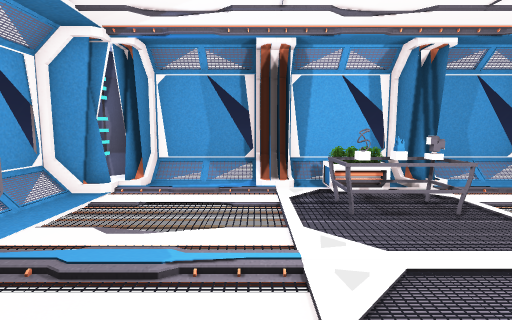
View 1 (above)

22 first-person views from a walk through a Unity game level. The camera is 1.5 m above the floor, tilts 6° down and sees 85° across. The floor is counted in squares, 1 m on a side. Each view is taken from the middle of a square. On the plan, view 1 faces up. The plan holds only what a view shows up to about 14 squares ahead; the rest is blank. The player is left out. Some surface patterns are stand-ins.

View 2
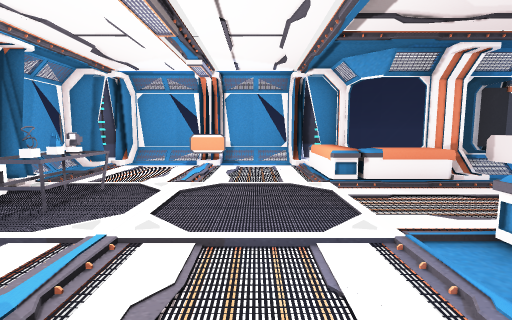

View 3
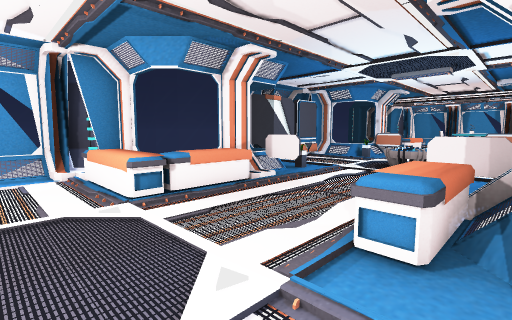

View 4
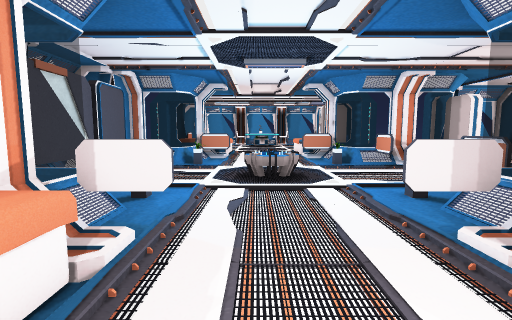

View 5
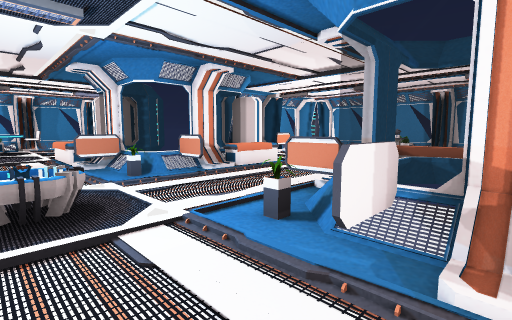

View 6
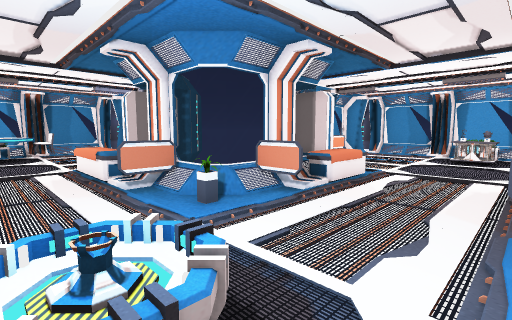

View 7
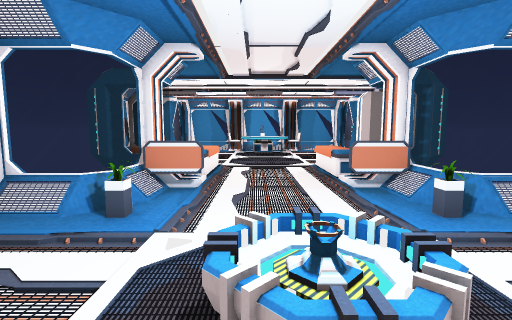

View 8
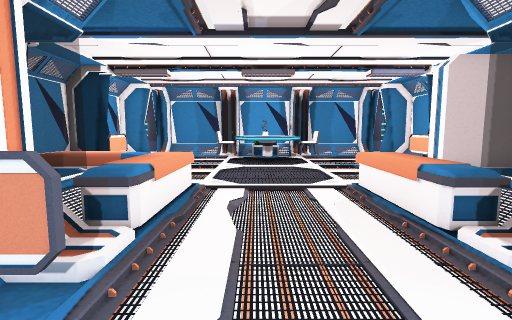

View 9
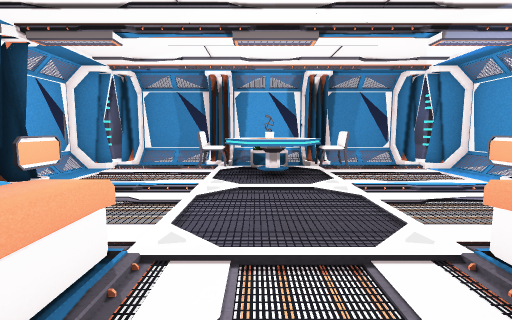

View 10
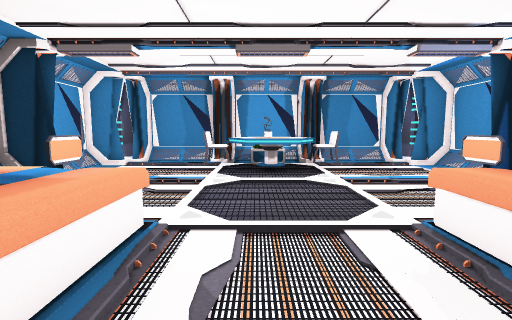

View 11
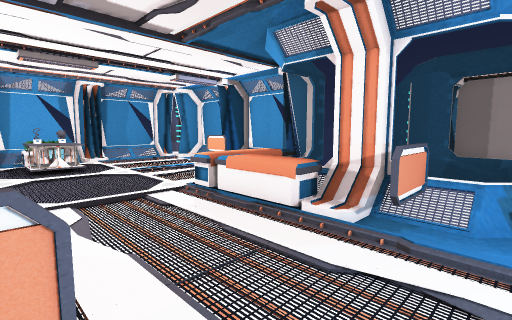

View 12
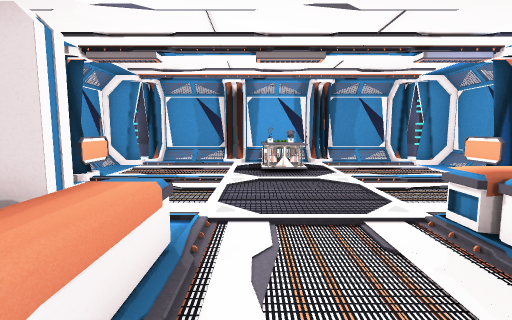

View 13
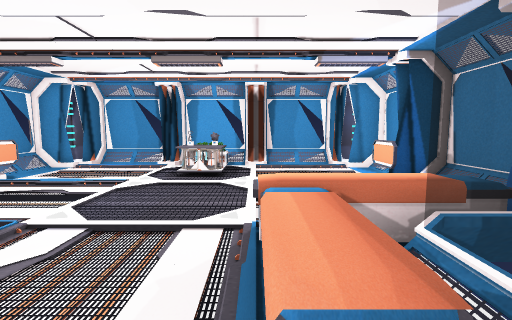

View 14
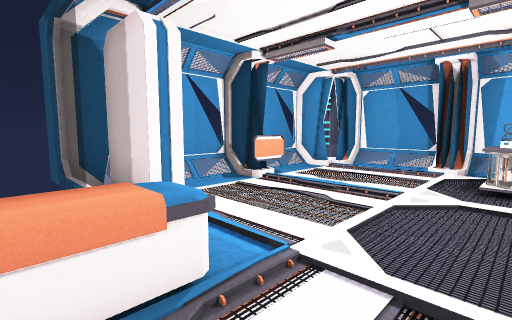

View 15
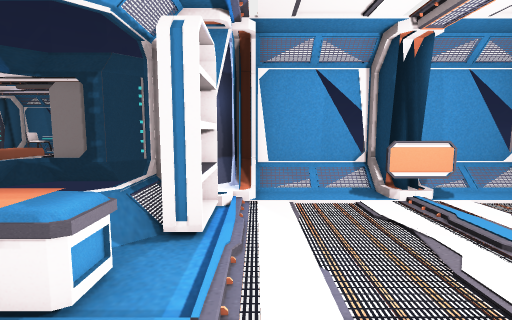

View 16
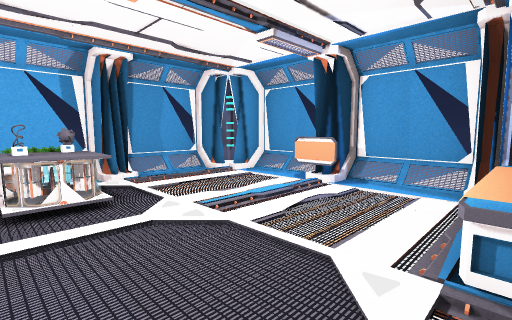

View 17
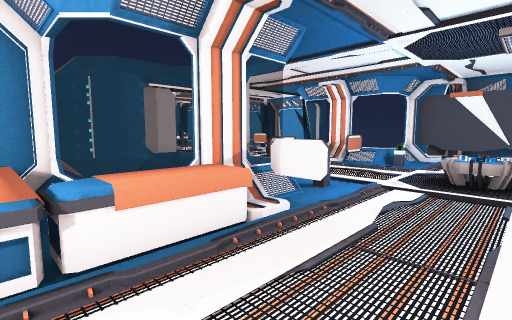

View 18
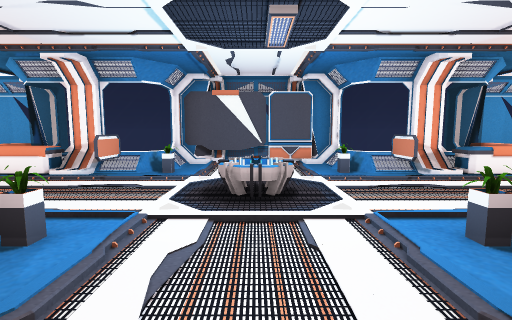

View 19
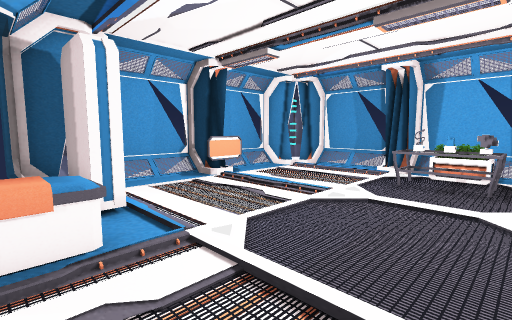

View 20
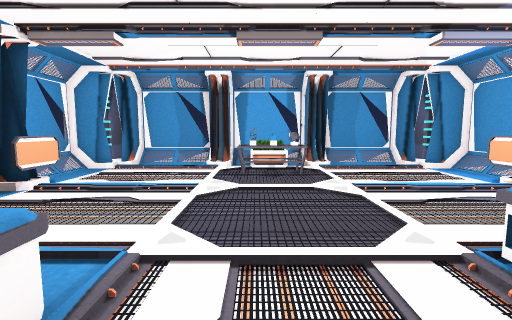

View 21
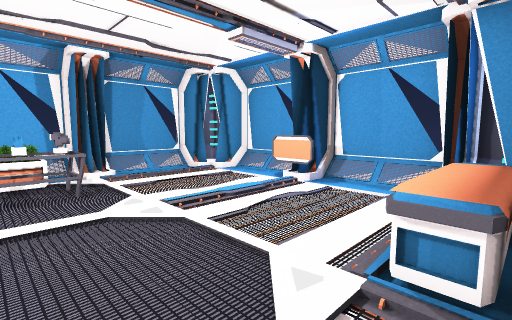

View 22
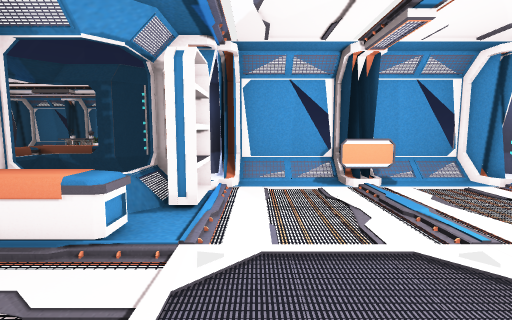

### Floor plan
Key: @ floor where view 1 was taken; # wall or solid block; . floor; / step, stairs or slope; = window, fence, low wall or low ledge; T table; B bed; P plant; R projector; S sign; H shelf; C chair; O other object.
Columns run from 17 left of view 1 to 10 right of it. Each row starts with its distance up from view 1.
  9               #==##  ##==#
  8             ###//######//###
  7             ##/../#OO//../##
  6             =..............#
  5             =......TT......=
  4             ##............##
  3             #=O..........O=#
  2             ##............##
  1             =..............=
  0             #....@.........=
 -1             ##HHH.....BBBB##
 -2              ##HHB....BBBB##
 -3   #==##==#   ##=#B....B  ##
 -4 ###//##//###    #B....B=
 -5 ##/..OO../B#    #/..../#
 -6 =.........B#    =O....O=
 -7 =.........B#=##==......==#
 -8 #.........BBBB#OP.....P//##
 -9 ##........BBBB/O........./#
-10 #OOOO..............RR...  #
-11 =OOOO..............RR...  #
-12 #OOOO..............RR... S#
-13 ##.........BBB.O.........S#
-14 =..........BBB#OP.....P//##
-15 =.........H#  #==......==#
-16 #.........H#    =O....O=
-17 ##/..OO../##    #/..../#
-18 ###//##//##     #B....B=
-19   #==##==#   ##=#B....B####
-20             ###HHB....BBBB##
-21             # HH.B....BBBB##
-22                 .......    #
-23                .........   =
-24              # .........  ##
-25              =O......... O=#
-26             ##.....TT.....##
-27             =....CCTTCC....=
-28             #......TT......=
-29             ##/../#OO//../##
-30              ##//######//##
-31               #==##  ##==#

Positions as (right, up) in squares from view 1, and headings:
1: (0, 0), facing up
2: (-3, 1), facing right
3: (-1, 1), facing down-right
4: (3, -2), facing down
5: (3, -5), facing down-left
6: (3, -9), facing down-left
7: (3, -9), facing down
8: (3, -14), facing down
9: (3, -18), facing down
10: (3, -17), facing down
11: (-1, -13), facing up-left
12: (-3, -12), facing left
13: (-3, -9), facing left
14: (-5, -11), facing down-left
15: (-8, -11), facing down
16: (-7, -12), facing up-left
17: (-7, -12), facing up-right
18: (-4, -11), facing right
19: (4, -3), facing up-left
20: (2, -4), facing up
21: (2, -2), facing up-right
22: (4, 0), facing left
